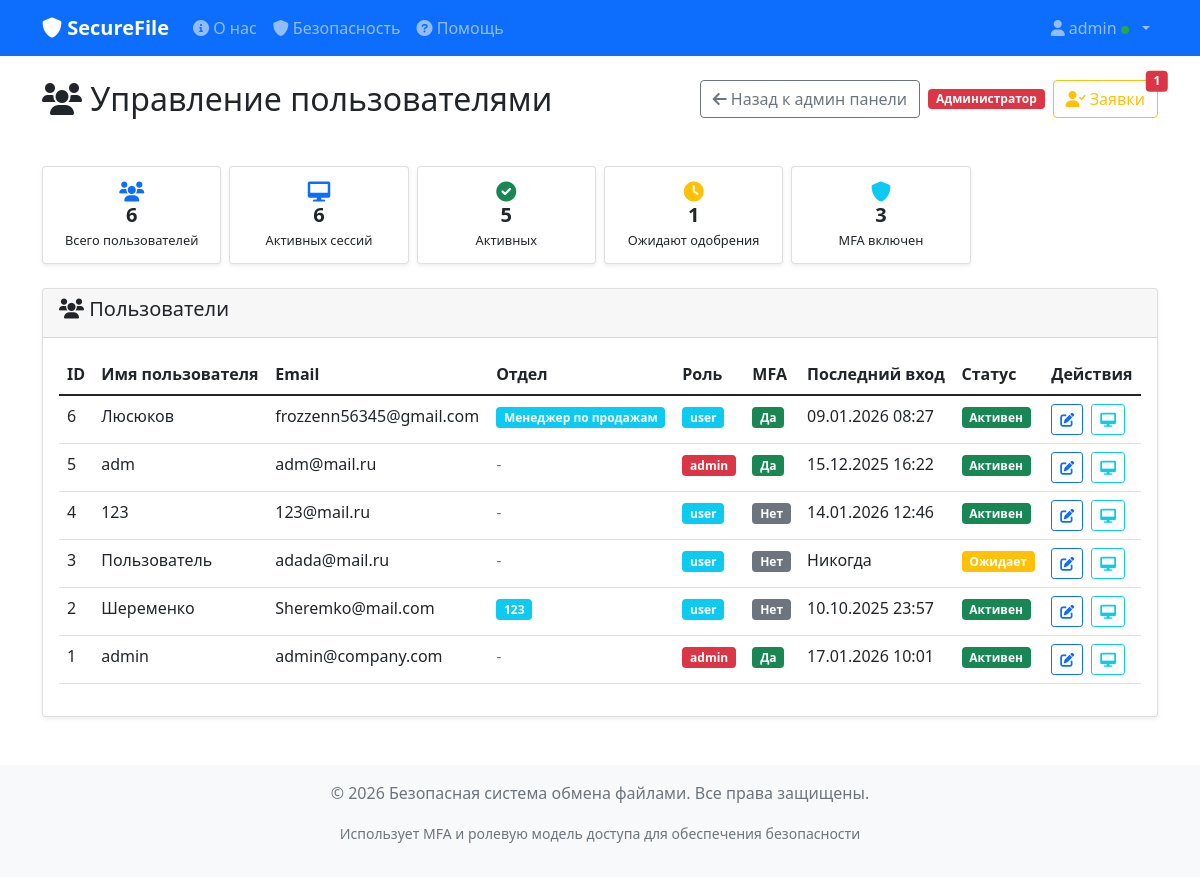
The app's page /admin/users (signed in) with its own data.
### app.py (models this page shows, shortened)
class User(UserMixin, db.Model):
    id = db.Column(db.Integer, primary_key=True)
    username = db.Column(db.String(80), unique=True, nullable=False)
    email = db.Column(db.String(120), unique=True, nullable=False)
    password_hash = db.Column(db.String(120), nullable=False)
    mfa_secret = db.Column(db.String(32), nullable=True)
    mfa_enabled = db.Column(db.Boolean, default=False)
    role_id = db.Column(db.Integer, db.ForeignKey('role.id'), nullable=False)
    department_id = db.Column(db.Integer, db.ForeignKey('department.id'), nullable=True)
    managed_department_id = db.Column(db.Integer, db.ForeignKey('department.id'), nullable=True)
    status = db.Column(db.String(20), default='pending')  # pending, active, rejected, blocked
    status_reason = db.Column(db.Text)
    is_enabled = db.Column(db.Boolean, default=True)
    created_at = db.Column(db.DateTime, default=moscow_now)
    last_login = db.Column(db.DateTime)
    force_mfa_override = db.Column(db.Boolean, nullable=True)  # None - inherit
    role = db.relationship('Role', backref='users')
    department = db.relationship('Department', foreign_keys=[department_id])
    managed_department = db.relationship('Department', foreign_keys=[managed_department_id])
    files = db.relationship('File', backref='owner', lazy=True)
    @property
    def is_active(self):
        return self.status == 'active' and self.is_enabled

class Department(db.Model):
    id = db.Column(db.Integer, primary_key=True)
    name = db.Column(db.String(120), unique=True, nullable=False)
    description = db.Column(db.Text)
    parent_id = db.Column(db.Integer, db.ForeignKey('department.id'), nullable=True)
    created_at = db.Column(db.DateTime, default=moscow_now)
    parent = db.relationship('Department', remote_side=[id], backref='children')

class Role(db.Model):
    id = db.Column(db.Integer, primary_key=True)
    name = db.Column(db.String(50), unique=True, nullable=False)
    description = db.Column(db.String(200))
    permissions = db.Column(db.Text)  # JSON строка с разрешениями
    def has_permission(self, permission):
        import json
        perms = json.loads(self.permissions or '[]')
        return permission in perms

### app.py (the view)
@app.route('/admin/users')
@login_required
@role_required('admin_access')
def admin_users():
    users = User.query.order_by(User.created_at.desc()).all()
    pending_users = User.query.filter_by(status='pending').all()
    total_count = len(users)
    active_count = sum(1 for user in users if user.status == 'active')
    pending_count = sum(1 for user in users if user.status == 'pending')
    mfa_count = sum(1 for user in users if user.mfa_enabled)
    active_sessions_count = UserSession.query.filter_by(is_active=True).count()
    stats = {
        'total': total_count,
        'active': active_count,
        'pending': pending_count,
        'mfa': mfa_count,
        'active_sessions': active_sessions_count
    }
    return render_template('admin_users.html', users=users, pending_users=pending_users, stats=stats)

### app.py (called while the page is built, shortened)
@app.before_request
def update_session():
    if request.endpoint in ('static', 'login', 'register', 'index', 'about', 'help'):
        return None
    if current_user.is_authenticated:
        session_id = flask_session.get('session_id')

@login_manager.user_loader
def load_user(user_id):
    return User.query.get(int(user_id))

def role_required(permission):
    def decorator(f):
        @wraps(f)
        def decorated_function(*args, **kwargs):
            if not current_user.is_authenticated:
                return redirect(url_for('login'))
            if not current_user.role.has_permission(permission):
                flash('У вас нет прав для выполнения этого действия', 'error')
                return redirect(url_for('dashboard'))
            return f(*args, **kwargs)
        return decorated_function
    return decorator

### templates/admin_users.html (shortened to what this page needs)
{% extends "base.html" %}
{% block content %}
<div class="row mb-4">
    <div class="col-12">
        <div class="d-flex justify-content-between align-items-center mb-4 flex-wrap gap-2">
            <h2 class="mb-0"><i class="fas fa-users"></i> Управление пользователями</h2>
            <div class="d-flex align-items-center gap-2">
                <a href="{{ url_for('admin_panel') }}" class="btn btn-outline-secondary">
                    <i class="fas fa-arrow-left"></i> Назад к админ панели
                </a>
                <span class="badge bg-danger">Администратор</span>
                <button type="button" class="btn btn-outline-warning position-relative" data-bs-toggle="modal" data-bs-target="#pendingModal">
                    <i class="fas fa-user-check"></i> Заявки
                    <span class="badge bg-danger position-absolute top-0 start-100 translate-middle">
                        {{ pending_users|length }}
                    </span>
                </button>
            </div>
        </div>
    </div>
</div>
<div class="row mb-4 g-2">
    <div class="col-xl-2 col-lg-2 col-md-4 col-sm-6">
        <div class="card text-center h-100">
            <div class="card-body" style="padding: 0.75rem;">
                <i class="fas fa-users fa-lg text-primary mb-1"></i>
                <h6 class="card-title mb-1" style="font-size: 1.25rem; font-weight: bold;">{{ stats.total }}</h6>
                <p class="card-text mb-0" style="font-size: 0.8rem;">Всего пользователей</p>
            </div>
        </div>
    </div>
    <div class="col-xl-2 col-lg-2 col-md-4 col-sm-6">
        <div class="card text-center h-100">
            <div class="card-body" style="padding: 0.75rem;">
                <i class="fas fa-desktop fa-lg text-primary mb-1"></i>
                <h6 class="card-title mb-1" style="font-size: 1.25rem; font-weight: bold;">{{ stats.active_sessions }}</h6>
                <p class="card-text mb-0" style="font-size: 0.8rem;">Активных сессий</p>
            </div>
        </div>
    </div>
    <div class="col-xl-2 col-lg-2 col-md-4 col-sm-6">
        <div class="card text-center h-100">
            <div class="card-body" style="padding: 0.75rem;">
                <i class="fas fa-check-circle fa-lg text-success mb-1"></i>
                <h6 class="card-title mb-1" style="font-size: 1.25rem; font-weight: bold;">{{ stats.active }}</h6>
                <p class="card-text mb-0" style="font-size: 0.8rem;">Активных</p>
            </div>
        </div>
    </div>
    <div class="col-xl-2 col-lg-2 col-md-4 col-sm-6">
        <div class="card text-center h-100">
            <div class="card-body" style="padding: 0.75rem;">
                <i class="fas fa-clock fa-lg text-warning mb-1"></i>
                <h6 class="card-title mb-1" style="font-size: 1.25rem; font-weight: bold;">{{ stats.pending }}</h6>
                <p class="card-text mb-0" style="font-size: 0.8rem;">Ожидают одобрения</p>
            </div>
        </div>
    </div>
    <div class="col-xl-2 col-lg-2 col-md-4 col-sm-6">
        <div class="card text-center h-100">
            <div class="card-body" style="padding: 0.75rem;">
                <i class="fas fa-shield-alt fa-lg text-info mb-1"></i>
                <h6 class="card-title mb-1" style="font-size: 1.25rem; font-weight: bold;">{{ stats.mfa }}</h6>
                <p class="card-text mb-0" style="font-size: 0.8rem;">MFA включен</p>
            </div>
        </div>
    </div>
</div>
<div class="row">
    <div class="col-12">
        <div class="card">
            <div class="card-header">
                <h5><i class="fas fa-users"></i> Пользователи</h5>
            </div>
            <div class="card-body">
                <div class="table-responsive">
                    <table class="table table-hover">
                        <thead>
                            <tr>
                                <th>ID</th>
                                <th>Имя пользователя</th>
                                <th>Email</th>
                                <th>Отдел</th>
                                <th>Роль</th>
                                <th>MFA</th>
                                <th>Последний вход</th>
                                <th>Статус</th>
                                <th>Действия</th>
                            </tr>
                        </thead>
                        <tbody>
                            {% for user in users %}
                            <tr>
                                <td>{{ user.id }}</td>
                                <td>{{ user.username }}</td>
                                <td>{{ user.email }}</td>
                                <td>
                                    {% if user.department %}
                                    <span class="badge bg-info">{{ user.department.name }}</span>
                                    {% else %}
                                    <span class="text-muted">-</span>
                                    {% endif %}
                                </td>
                                <td>
                                    <span class="badge bg-{{ 'danger' if user.role.name == 'admin' else 'warning' if user.role.name == 'manager' else 'info' }}">
                                        {{ user.role.name }}
                                    </span>
                                </td>
                                <td>
                                    <span class="badge bg-{{ 'success' if user.mfa_enabled else 'secondary' }}">
                                        {{ 'Да' if user.mfa_enabled else 'Нет' }}
                                    </span>
                                </td>
                                <td>{{ user.last_login.strftime('%d.%m.%Y %H:%M') if user.last_login else 'Никогда' }}</td>
                                <td>
                                    {% if user.status == 'pending' %}
                                        <span class="badge bg-warning">Ожидает</span>
                                    {% elif user.status == 'rejected' %}
                                        <span class="badge bg-danger">Отклонен</span>
                                    {% elif user.is_active %}
                                        <span class="badge bg-success">Активен</span>
                                    {% else %}
                                        <span class="badge bg-secondary">Выключен</span>
                                    {% endif %}
                                </td>
                                <td>
                                    <div class="d-flex gap-2">
                                        <a href="{{ url_for('edit_user', user_id=user.id) }}" class="btn btn-sm btn-outline-primary" title="Редактировать">
                                            <i class="fas fa-edit"></i>
                                        </a>
                                        <button type="button" class="btn btn-sm btn-outline-info" title="Управление сессиями" onclick="showUserSessionsModal({{ user.id }}, '{{ user.username }}')">
                                            <i class="fas fa-desktop"></i>
                                        </button>
                                    </div>
                                </td>
                            </tr>
                            {% endfor %}
                        </tbody>
                    </table>
                </div>
            </div>
        </div>
    </div>
</div>
{% endblock %}

### templates/base.html (shortened to what this page needs)
<!DOCTYPE html>
<html lang="ru">
<head>
    <link href="https://cdn.jsdelivr.net/npm/bootstrap@5.1.3/dist/css/bootstrap.min.css" rel="stylesheet">
    <link href="https://cdnjs.cloudflare.com/ajax/libs/font-awesome/6.0.0/css/all.min.css" rel="stylesheet">
</head>
<body>
    <nav class="navbar navbar-expand-lg navbar-dark bg-primary">
        <div class="container">
            <a class="navbar-brand" href="{{ url_for('index') }}">
                <i class="fas fa-shield-alt"></i> SecureFile
            </a>
            {% if current_user.is_authenticated %}
            <div class="collapse navbar-collapse" id="navbarNav">
                <ul class="navbar-nav me-auto">
                    <li class="nav-item">
                        <a class="nav-link" href="{{ url_for('about') }}">
                            <i class="fas fa-info-circle"></i> О нас
                        </a>
                    </li>
                    <li class="nav-item">
                        <a class="nav-link" href="{{ url_for('security') }}">
                            <i class="fas fa-shield-alt"></i> Безопасность
                        </a>
                    </li>
                    <li class="nav-item">
                        <a class="nav-link" href="{{ url_for('help') }}">
                            <i class="fas fa-question-circle"></i> Помощь
                        </a>
                    </li>
                </ul>
                <ul class="navbar-nav">
                    <li class="nav-item dropdown">
                        <a class="nav-link dropdown-toggle" href="#" id="navbarDropdown" role="button" data-bs-toggle="dropdown">
                            <i class="fas fa-user"></i> {{ current_user.username }}
                            <span class="mfa-status {% if current_user.mfa_enabled %}mfa-enabled{% else %}mfa-disabled{% endif %}"></span>
                        </a>
                    </li>
                </ul>
            </div>
            {% endif %}
        </div>
    </nav>
    <div class="container mt-4">
        {% block content %}{% endblock %}
    </div>
    <footer class="bg-light text-center text-muted py-3 mt-5">
        <div class="container">
            <p>&copy; 2026 Безопасная система обмена файлами. Все права защищены.</p>
            <p><small>Использует MFA и ролевую модель доступа для обеспечения безопасности</small></p>
        </div>
    </footer>
</body>
</html>

### templates/base.html (style rules this page uses)
.navbar-brand { font-weight: bold; }
.card { box-shadow: 0 0.125rem 0.25rem rgba(0, 0, 0, 0.075); border: 1px solid rgba(0, 0, 0, 0.125); }
.mfa-status { display: inline-block; width: 8px; height: 8px; border-radius: 50%; margin-right: 5px; }
.mfa-enabled { background-color: #28a745; }

### records on screen
User: username "admin", id "1", email "admin@company.com", role.name "admin", mfa_enabled "Да", last_login "17.01.2026 10:01", status "Активен"
User: id "6", username "Люсюков", email "frozzenn56345@gmail.com", department.name "Менеджер по продажам", role.name "user", mfa_enabled "Да", last_login "09.01.2026 08:27", status "Активен"
User: id "5", username "adm", email "adm@mail.ru", role.name "admin", mfa_enabled "Да", last_login "15.12.2025 16:22", status "Активен"
User: id "4", username "123", email "123@mail.ru", role.name "user", mfa_enabled "Нет", last_login "14.01.2026 12:46", status "Активен"
User: id "3", username "Пользователь", email "adada@mail.ru", role.name "user", mfa_enabled "Нет", last_login "Никогда", status "Ожидает"
User: id "2", username "Шеременко", email "Sheremko@mail.com", department.name "123", role.name "user", mfa_enabled "Нет", last_login "10.10.2025 23:57", status "Активен"

### other values on screen
{{ pending_users|length }} "1"
{{ stats.total }} "6"
{{ stats.active_sessions }} "6"
{{ stats.active }} "5"
{{ stats.pending }} "1"
{{ stats.mfa }} "3"
